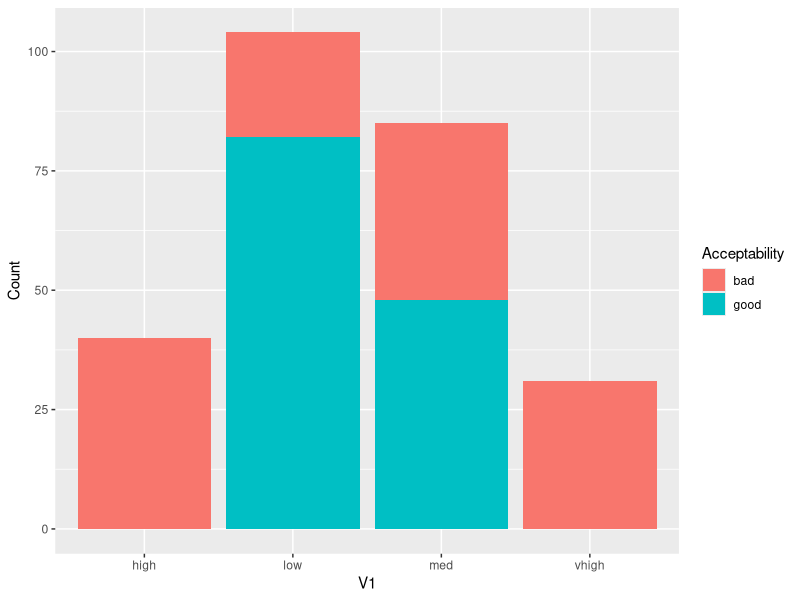
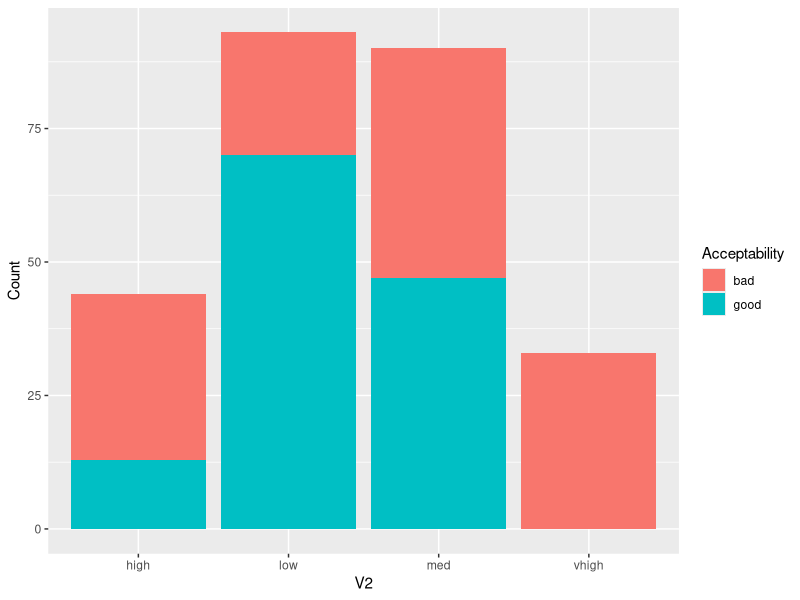
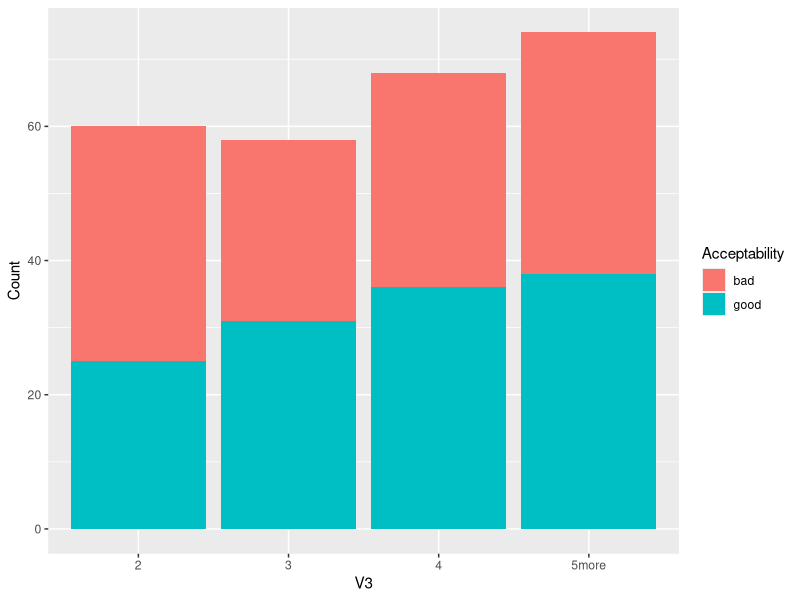
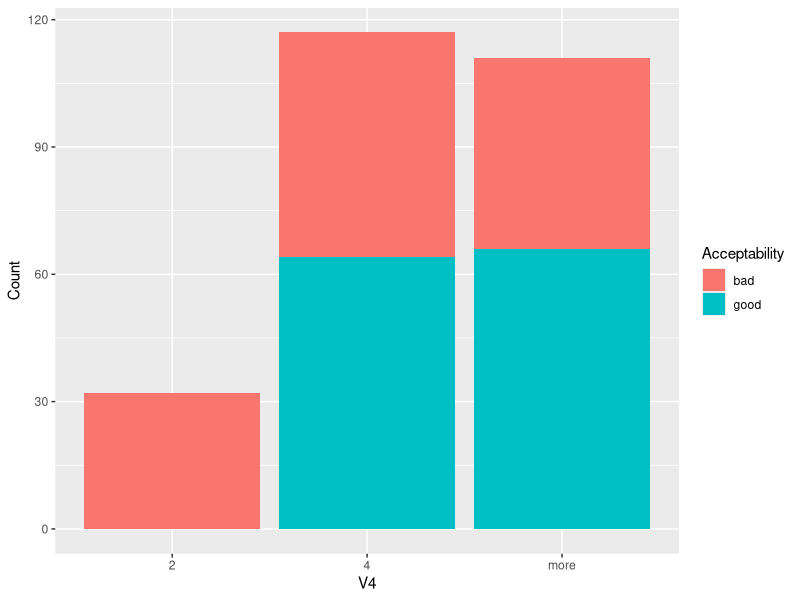
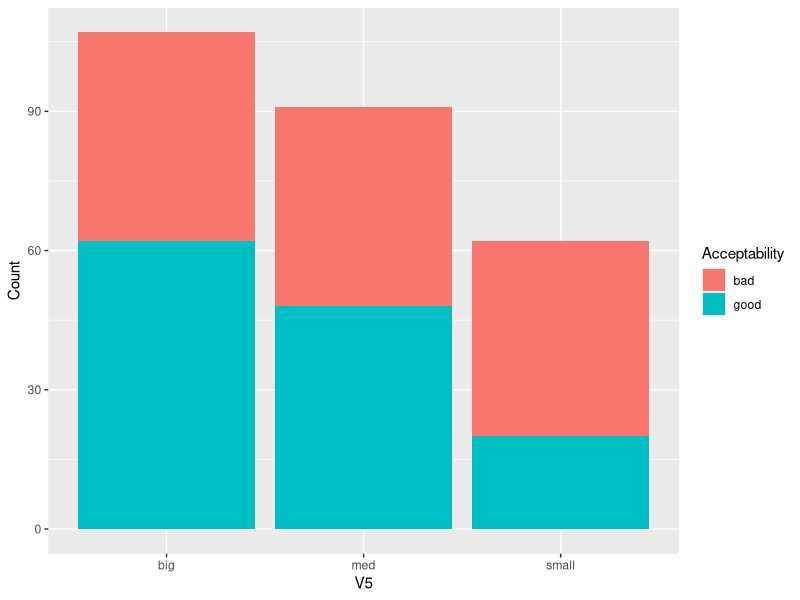
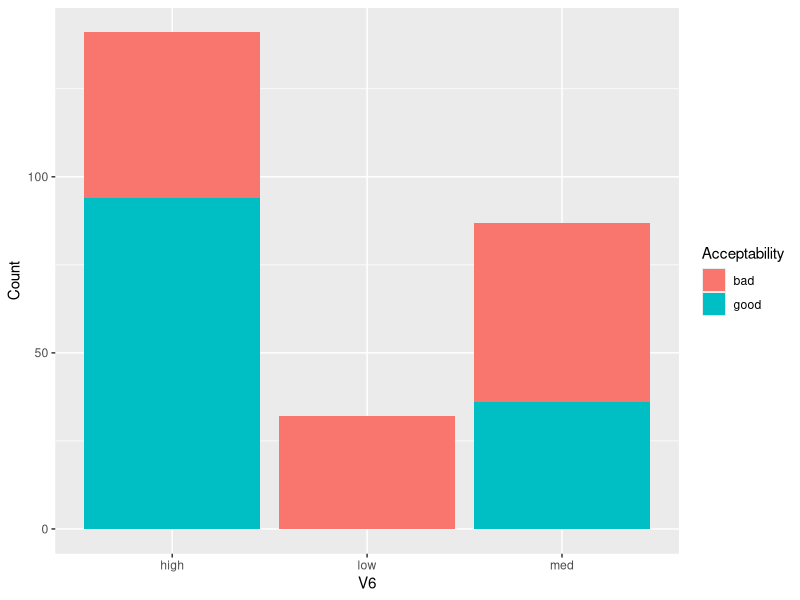

Generate these figures, in order, with R:
# Load the required libraries
library(tidyverse)

# Read the data from the CSV file
data <- read_csv("DataAssign2.csv")

# Explore the association between the response variable and other features
# Plotting the response variable against each feature using bar plots


# Function to generate plot and summary for a categorical variable
plot_and_summary <- function(data, x_var, fill_var, y_var) {
  # Plot
  plot <- ggplot(data, aes_string(x = x_var, fill = fill_var)) +
    geom_bar() +
    labs(y = y_var, fill = "Acceptability")
  
  # Summary
  summary_table <- data %>%
    group_by_at(vars(x_var, fill_var)) %>%
    summarise(count = n()) %>%
    arrange(across(c(x_var, fill_var)))
  
  # Display the plot and return the summary table
  print(plot)
  return(summary_table)
}

# List of categorical variables
categorical_vars <- c("V1", "V2", "V3", "V4", "V5", "V6")

# Apply the function for each variable
results <- lapply(categorical_vars, function(var) {
  plot_and_summary(data, var, "V7", "Count")
})



